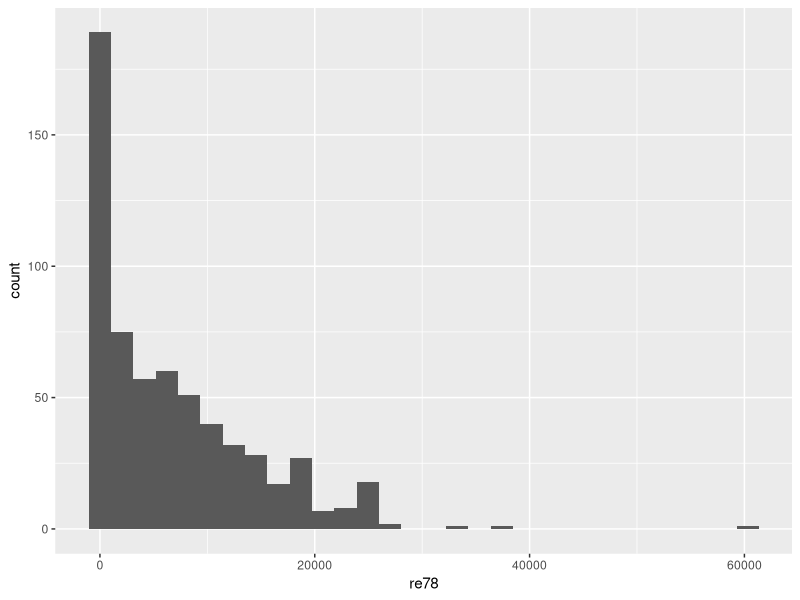
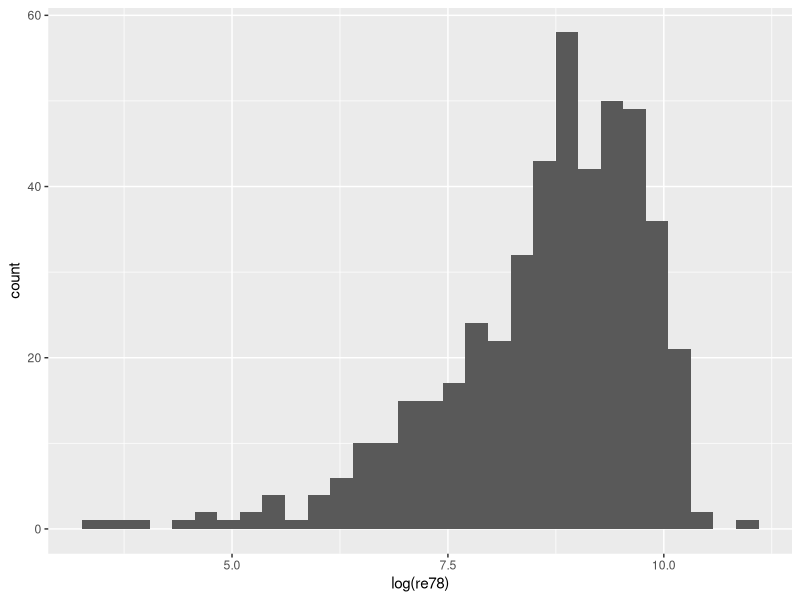
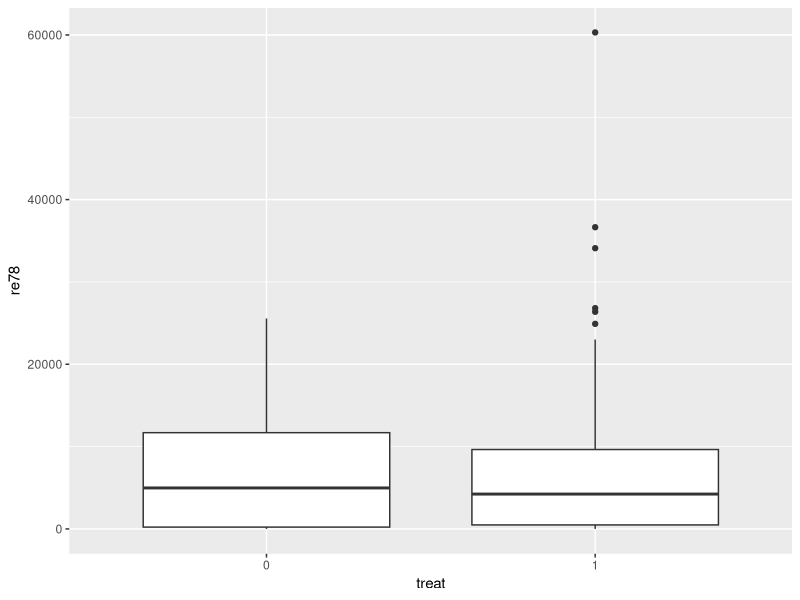
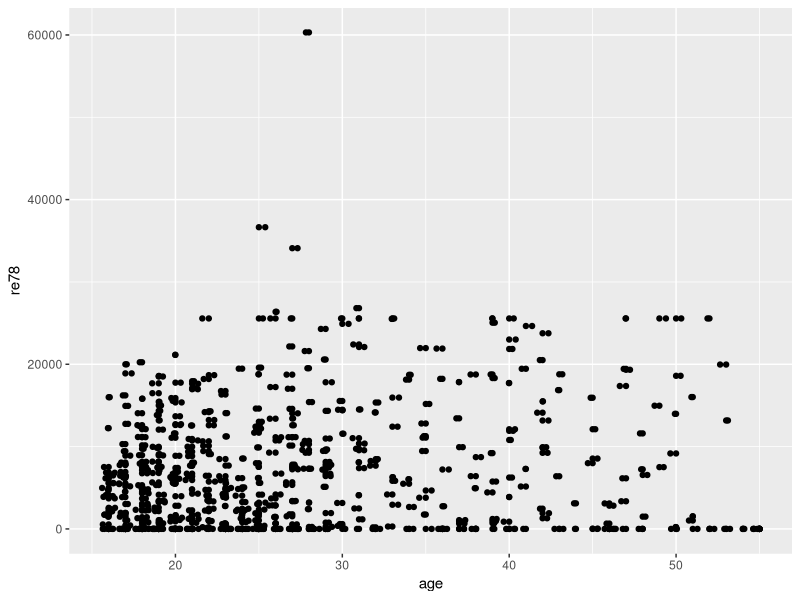
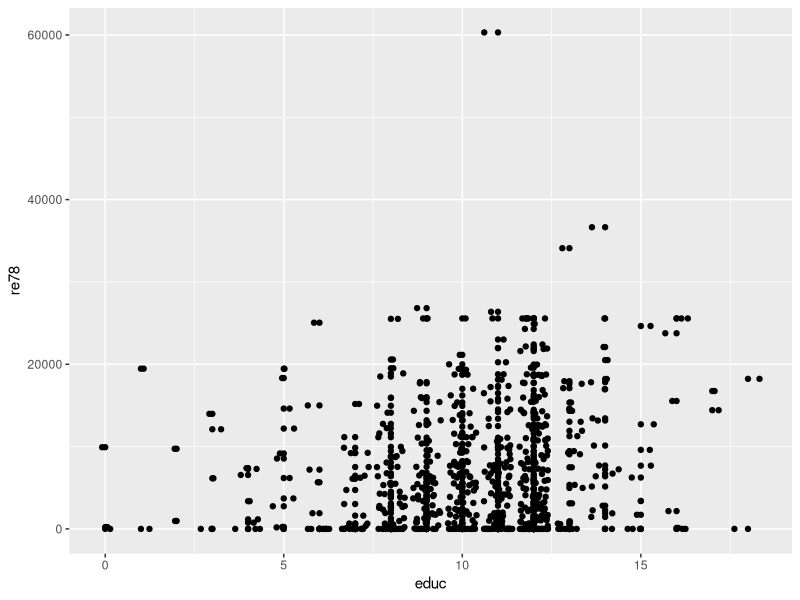
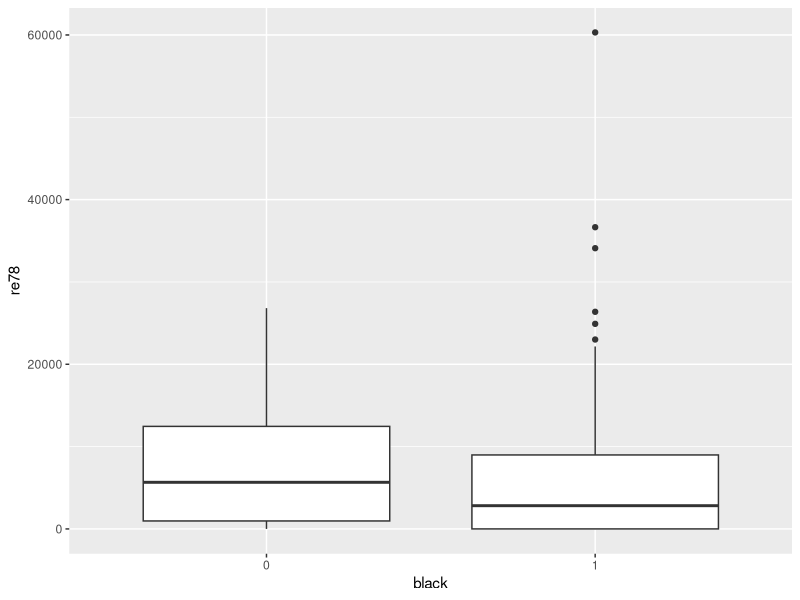
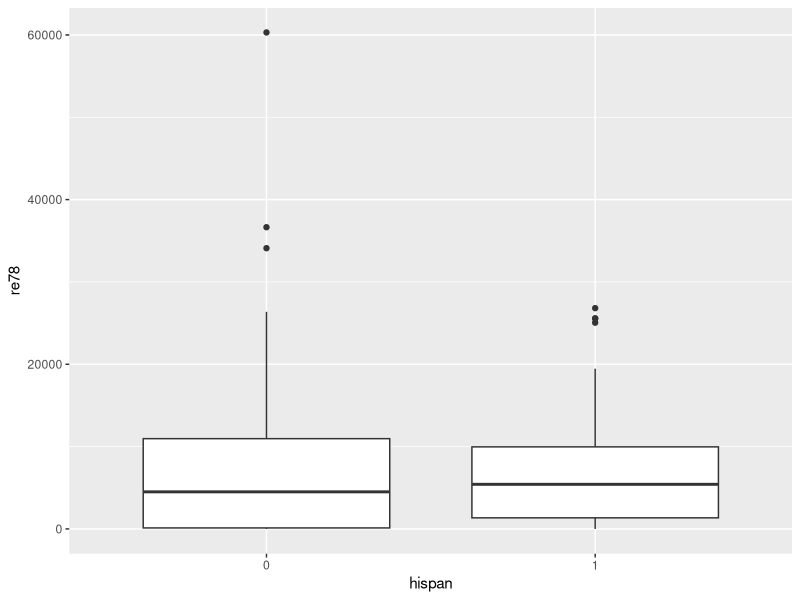
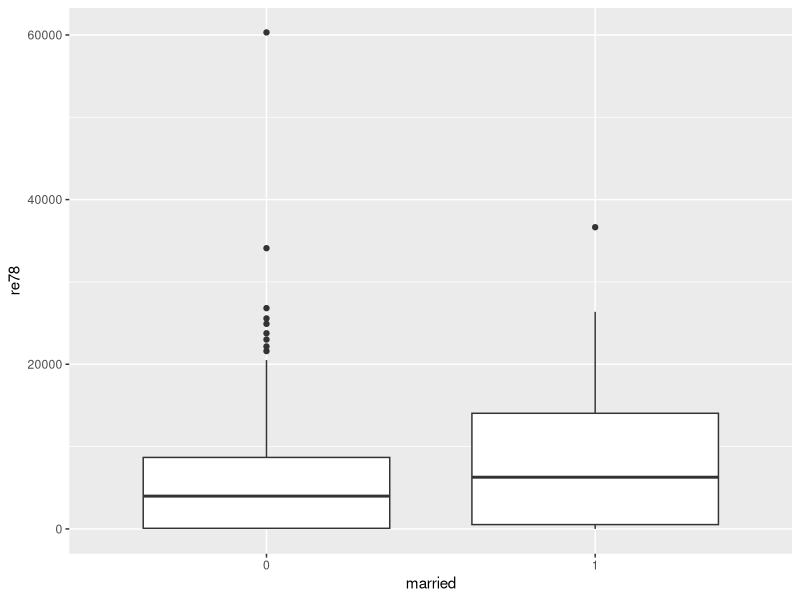

Reproduce these figures in R, in order. (Note: this script raises an error after producing the figures.)
rm(list = ls())

library(ggplot2)
library(MASS)
library(rms)


##########################################################################
############################ 0. Loading the data #########################
##########################################################################


data <- read.csv("lalondedata.txt", sep=',')

head(data)
str(data)
dim(data)
summary(data)

data$treat <- as.factor(data$treat)
data$black <- as.factor(data$black)
data$hispan <- as.factor(data$hispan)
data$married <- as.factor(data$married)
data$nodegree <- as.factor(data$nodegree)


##########################################################################
############################### 1. EDA ###################################
##########################################################################


# Single variables
ggplot(data, aes(x=re78)) + geom_histogram() # skewed to the right
ggplot(data, aes(x=log(re78))) + geom_histogram()

ggplot(data, aes(x=treat, y=re78)) + geom_boxplot()

ggplot(data, aes(x=age, y=re78)) + geom_point() + geom_jitter()

ggplot(data, aes(x=educ, y=re78)) + geom_point() + geom_jitter()

ggplot(data, aes(x=black, y=re78)) + geom_boxplot()   # ***

ggplot(data, aes(x=hispan, y=re78)) + geom_boxplot()

ggplot(data, aes(x=married, y=re78)) + geom_boxplot() # ***

ggplot(data, aes(x=nodegree, y=re78)) + geom_boxplot()

without_zero <- data[data$re78 > 0, ]

ggplot(without_zero, aes(x=age, y=re78, colour=treat)) +
  geom_point() + geom_jitter()

ggplot(without_zero, aes(x=educ, y=re78, colour=treat)) +
  geom_point() + geom_jitter()

# Interactions:
ggplot(data, aes(x=treat, y=re78)) +
  geom_boxplot() +
  facet_wrap(~black, ncol=4) # **

ggplot(data, aes(x=treat, y=re78)) +
  geom_boxplot() +
  facet_wrap(~hispan, ncol=4)

ggplot(data, aes(x=treat, y=re78)) +
  geom_boxplot() +
  facet_wrap(~married, ncol=4)

ggplot(data, aes(x=treat, y=re78)) +
  geom_boxplot() +
  facet_wrap(~nodegree, ncol=4)


##########################################################################
############################### 2.Model selection ########################
##########################################################################


# Baseline model based on the EDA
baseline_model <- lm(re78 ~ treat + married + black + black*treat, data=data)
summary(baseline_model)  
plot(baseline_model)

# Model selection
# Step AIC:
null_model <- lm(re78 ~ treat, data=data)
full_model <- lm(re78 ~ treat + age + educ + black + hispan + married + nodegree,
                 data=data)
step_model <- step(null_model,
                   scope=formula(full_model),
                   direction='both',
                   trace=0)

# Forward AIC:
forward_model <- step(null_model,
                      scope=formula(full_model),
                      direction='forward',
                      trace=0)
summary(forward_model) # The same as stepwise

# Backward AIC:
backward_model <- step(null_model,
                       scope=formula(full_model),
                       direction='backward',
                       trace=0)
summary(backward_model) # Constant model without variables

# Step with interaction terms:
full_model2 <- lm(re78 ~ treat + age + educ + black +
                    hispan + married + nodegree + 
                    treat*black + treat*hispan,
                  data=data)
step_model2 <- step(null_model,
                    scope=formula(full_model2),
                    direction='both',
                    trace=0)
summary(step_model2)    # Interaction term wasn't chosen


##########################################################################
############################### 3.Model assessment #######################
##########################################################################


summary(step_model)                   
plot(step_model, which=1)             # normality assumption?
plot(step_model, which=2)
plot(step_model, which=3)
plot(step_model, which=4)             # no influential points
plot(step_model, which=5)             # several outliers
plot(data$educ, step_model$residuals) # linearity assumption holds
plot(data$age, step_model$residuals)
vif(step_model)                       # no multicollinearity


##########################################################################
############################### 4. Inference #############################
##########################################################################


confint(step_model)
summary(step_model)


##########################################################################
############################### 5. Experiments ###########################
##########################################################################


null_model_log <- lm(log(re78) ~ treat, data=data)
full_model_log <- lm(log(re78) ~ treat + age + educ + 
                       black + hisp + married + nodegree,
                     data=data)

step_model_log <- step(null_model,
                   scope=formula(full_model),
                   direction='both',
                   trace=0)

incl75 <- lm(re78 ~ . - re74, data=data)
summary(incl75)

data$re78_p <- data$re78 + 1  # many zeros in re78
data$re78_p <- log(data$re78_p)

log_mod <- lm(re78_p ~ . - re74 - re75 - re78, data = data)
summary(log_mod)
plot(log_mod)

boxcox_trans <- boxcox(step_model, lambda = seq(1, 5, length = 50))
lambda_trans <- boxcox_trans$x[boxcox_trans$y == max(boxcox_trans$y)]
lambda_trans


plot(data$age, full_model$residuals)
plot(data$educ, full_model$residuals)

new_model1 <- lm(re78 ~ treat + married + educ + black, data=data)
